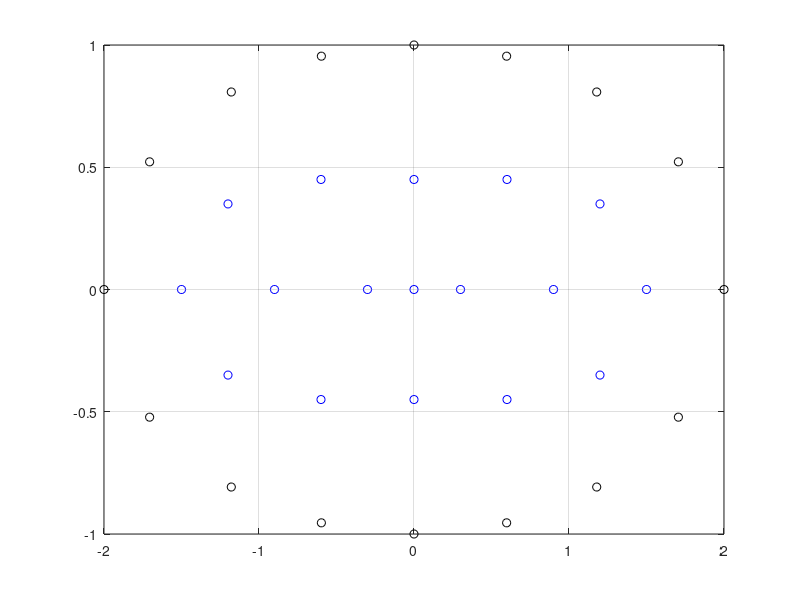

Here is the MATLAB script that generated this plot:
format short
clear all
clc


Ufront= @(x,y)     exp(x)*sin(y); 
Qfront= @(x,y)     exp(x)*sin(y)*x+ exp(x)*cos(y)*y; 
const=-2;

NN=16; % Número de nodos en la frontera.
NE=16; % Número de elementos en la frontera.
L=17; % Número de nodos internos.
N=NN; % 
NCI=48; % Número de celdas internas (unicamente en el cado de Uxx+Uyy=b)
NPI=7; % Número de puntos de integración para las celdas internas.
NI=4; % Número de puntos de integración para los elementos de la frontera.
VAL=1; % % Selecciona el tipo de condición de frontera VAL=1- q conocido, q desconocido; VAL=2- q conocido, u desconocido.

% Creación de vectores y matrices para guardar datos.
% X=zeros(1,N);
% Y=zeros(1,N);
U=zeros(1,N);
Q=zeros(1,N);



D=zeros(1,NN);
LE=zeros(1,NN);
CON=zeros(NN,2);
KODE=zeros(1,NN);
cell=zeros(1,NCI);


alpha=zeros(1,N);
XY=zeros(1,NN);
A=zeros(N,N);
MKJ=zeros(N,3);


DA=zeros(1,N);
CP=zeros(7,3);

% Contantes para la integración sobre elementos
POEI=[0.86113631,-0.86113631,0.33998104,-0.33998104];
FDEP=[0.34785485,0.34785485,0.65214515,0.65214515];

% Datos para la integración sobre celda
WW=[0.225,0.12592918,0.12592918,0.12592918,0.13239416,0.13239416,0.13239416];
CP=[0.33333333,0.79742699,0.10128651;0.10128651,0.05971587,0.4701426;0.47014206,0.33333333,0.10128651;0.79742699,0.10128651,0.47014206;0.05971587,0.47014206,0.33333333;0.10128651,0.10128651,0.79742699;0.47014206,0.47014206,0.05971587];

% Datos para los nodos en la frontera (LOS PUNTOS DEBEN DE COLOCARSE
% ANTIHORARIO
x=[2,1.705706,1.178800,0.597614,0,-0.597614,-1.178800,-1.705706,-2,-1.705706,-1.178800,-0.597614,0,0.597614,1.178800,1.705706];
y=[0,-0.522150,-0.807841,-0.954310,-1,-0.954310,-0.807841,-0.522150,0,0.522150,0.807841,0.954310,1,0.954310,0.807841,0.522150];


% Datos para los nodos internos
xint=[1.5,1.2,0.6,0,-0.6,-1.2,-1.5,-1.2,-0.6,0,0.6,1.2,0.9,0.3,0,-0.3,-0.9];
yint=[0,-0.35,-0.45,-0.45,-0.45,-0.35,0,0.35,0.45,0.45,0.45,0.35,0,0,0,0,0];


% Nodos para realizar las particiones triangulares del método

MKJ=[2,1,17;16,17,1;9,8,23;9,23,10;28,17,16;18,2,17;24,10,23;22,23,8;15,28,16;3,2,18;7,22,8;11,10,24;29,17,28;29,18,17;23,22,33;23,33,24;27,28,15;19,3,18;22,7,21;11,24,25;27,15,14;19,4,3;21,7,6;25,12,11;27,29,28;19,18,29;22,21,33;33,25,24;27,30,29;30,19,29;25,33,32;33,21,32;26,27,14;20,4,19;21,6,20;12,25,26;26,30,27;20,19,30;21,20,32;32,26,25;13,26,14;5,4,20;5,20,6;26,13,12;31,30,26;31,20,30;31,32,20;31,26,32];


if const==0
    NCI=0;
%     disp('Ecuación de Laplace Uxx=Uyy')
else
    NCI=NCI;
%     disp('Ecuación de Poisson Uxx+Uyy=b')
end

for I=1:NN  % Conectando los elementos de la frontera NODO A NODO.
    
    CON(I,1)=I;
    CON(I,2)=I+1;
    CON(NN,2)=1;
    zf(I)=I; % Nodos de las fronteras.
    
end


for I=NN+1:NN+L
    
    KODE(I)=0;
    U(I)=0;
    Q(I)=0;          
    
end


%--------------------------------------------------------------
for i=1:L % Agrega los nodos internos desde el nodo NN.
    zint(i)=NN+i;
end

% READ COORDINATES OF NODES

z=[zf';zint']; % Une los vectores en uno solo (frontera+internos)
X=[x';xint'];
Y=[y';yint'];
XYZ=[z,X,Y]'; % Vector que imprime todos los nodos y sus respectivas coordenadas.

%--------------------------------------------------------------

% Cálculo del área de las celdas internas

for J=1:NCI
    
    I1=MKJ(J,1);
    I2=MKJ(J,2);
    I3=MKJ(J,3);
    AB1=Y(I2)-Y(I3);
    AB2=Y(I3)-Y(I1);
    AB4=X(I3)-X(I2);
    AB5=X(I1)-X(I3);
    DA(J)=abs((AB1*AB5-AB2*AB4)/2);
    
end
 
for II=1:NN  % Selecciona el tipo de condición de frontera 1- q conocido, q desconocido; 2- q conocido, u desconocido.
        
    KODE(II)=VAL;
    
    if KODE(II)==1
    
        U(II)=VAL;
%     disp('KODE = 1')
    end
    
    if KODE(II)==2
        Q(II)=VAL;
%         disp('KODE =2')
    end
end
    

% Cálculo de la longitud de cada segmento de recta que une a cada nodo.
for k=1:NE
    LE(k)=sqrt((x(CON(k,2))-x(CON(k,1)))^2+(y(CON(k,2))-y(CON(k,1)))^2);
end


% SUBRUTINA "ASSEM2"


for J1=1:NN+L  % Módulo para ensamblar la matriz H y G paa reducirlo a la condición AX=Y.
   XI=X(J1);
   YI=Y(J1);
   XY(J1)=0;

   for J=1:NE 
       
   HH(J1,J)=0;
   A(J1,J)=0;
   cc=0;
   
   
   
   for J2=1:NE
       
   LJ(J2)=LE(J2);
   N1(J2)=CON(J2,1);
   N2(J2)=CON(J2,2);
   X1=X(N1);
   X2=X(N2);
   Y1=Y(N1);
   Y2=Y(N2);
   H1=0;
   H2=0;
   G1=0;
   G2=0;
   
   
  

       
   
    for J3=1:4  
  
         if J1==N1 | J1==N2
       
       CC=cc-H1-H2;
       GE=LJ.*(3/2-log(LJ))./(4.*pi); % Integración exacta para G cuando I y J son el mismo elemento.
         
         
         else
            
        E = POEI(J3);
        w = FDEP(J3);
        XX = X1 + (1+E)*(X2-X1)/2;
        YY = Y1 + (1+E)*(Y2-Y1)/2;
        R = sqrt((XI-XX).^2 + (YI-YY).^2);
        PP = ((XI-XX).*(Y1-Y2)+(YI-YY).*(X2-X1))/(R.*R*4*pi).*w;

        % Elementos de H y G usando las formulas 2.4647 , 2.49-50
        
        H1=H1+(1-E)*(PP/2);
        H2=H2+(1+E)*(PP/2);
        PP=log(1/R)./(4.*pi).*LJ.*w;
        G1=G1+(1-E)*(PP/2);
        G2=G2+(1+E)*(PP/2);
        CC=cc-H1-H2;
        GE=LJ.*(3/2-log(LJ))./(4.*pi); % Integración exacta para G cuando I y J son el mismo elemento.
         end
    end
    
    
    if N1==J1
        G1=GE;
    end
    
    if N2==J1
        G2=GE
        HH(J1,N1)=HH(J1,N1)+H1;
        HH(J1,N2)=HH(J1,N1)+H2;
        GG(J1,2*J2-1)=G1;
        GG(J1,2*J2)=G2;
    end
 end
   end
end
  

% #################################################
% HASTA ACA ESTOY SEGURO DE QUE ESTA PERFECTO IGUAL QUE EL LIBRO
% GUIA%%%%%%%%%%%%%%%%%%%%%%%%%%%%%%%%%%%%%%%%%%%%%%%%%%%%%%%%%%%

    % ######################################################### DUDA
   
    
%     for J11=1:NN
%         
%     KK=KODE(N1);
% %      
%     if KK==0 | KK==2
%         
%         XY(J11)=XY(J11)+Q(N1(J11)).*G1(J11);
%         A(J11,N1)=A(J11,N1)+H1;
%     
%     else
%         XY(J11)=XY(J11)-U(N1(J11)).*H1(J11);
%         A(J11,N1)=A(J11,N1)-G1;
%     end
%     
%     
%     KK=KODE(N2);
% %      
%     if KK==0 | KK==2
%         
%         XY(J11)=XY(J11)+Q(N2(J11)).*G2(J11);
%         A(J11,N2)=A(J11,N2(J11))+H2;
%     
%     else
%         XY(J11)=XY(J11)-U(N2(J11)).*H2(J11);
%         A(J11,N2)=A(J11,N2)-G2;
%     end
%     
% HH(J11,J11)=cc;
% KK=KODE(J11);
% %         
% %     
%     if KK==0 | KK==2
%         
%         
%         A(J11,J11)=cc;
%         
%     else
%         
%         XY(J11)=XY(J11)-U(J11)*cc;
%     end
    
%     end





tabla2=[zf',x',y']'; % Crea los datos de la tabla "Data for boundary nodes"
tabla1=[zf',CON,LE']'; % Crea la tabla "Element data"
tabla4=[MKJ,DA']';
tabla3=[zint',xint',yint']';



fprintf('%6s %12s %12s\n','Nodo','Xfront','Yfront');
fprintf('%6.0f %12.4f %12.4f\n',tabla2);
disp('--------------------------------------------------')
fprintf('%6s %11s %12s\n','Nodo',' X int','Y int');
fprintf('%6.0f %12.4f %12.4f\n',tabla3);
disp('--------------------------------------------------')
fprintf('%6s %12s %12s %12s\n','Elemento','Nodo 1','Nodo 2','Longitud');
fprintf('%6.0f %12.0f %12.0f %12.6f\n',tabla1);
% disp('--------------------------------------------------')
fprintf('%8s %8s %12s\n','Nodo','X','Y');
fprintf('%6.0f %12.4f %12.4f\n',XYZ);
disp('--------------------------------------------------')
fprintf('%8s %12s %12s %12s\n','Nodo 1','Nodo 2','Nodo 3','Área celda');
fprintf('%8.0f %12.0f %12.0f %12.4f\n',tabla4);


% 
 plot(x,y,'ko')
 hold on 
 plot(xint,yint,'bo')
 grid on
